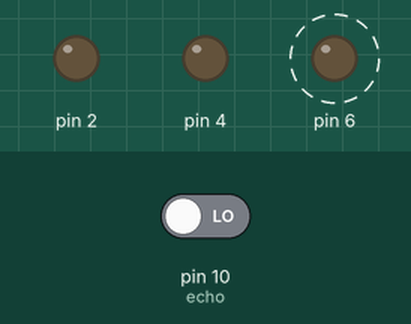
Recording of a sketch running on a simulated Arduino Uno, built with avr-gcc and run on an emulated ATmega328P. On the bench: output pins drawn as LEDs (lit = HIGH). Dashed ring = blinking. The test bench sets the inputs (shaded band); at power-on: pin 10 (echo) LOW. Pins used as bus, display or sensor lines are not drawn; what the sketch prints to the serial monitor is not drawn.

Above: at 0.6 s.
Timing chart, 0 to 3.7 s (numbered marks = the images above):
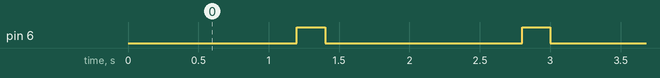

Measured:
- by itself, pin 6: alternates HIGH for 0.20 s and LOW for 1.4 s

The sketch:

exer01.ino
```cpp
int trig = 8;
int echo = 10;

void setup(){
  Serial.begin(9600);
  pinMode(2, OUTPUT);
  pinMode(4, OUTPUT);
  pinMode(6, OUTPUT);

  pinMode(trig, OUTPUT);
  pinMode(echo, INPUT);
}

void loop(){
  digitalWrite(trig, LOW);
  delay(100);
  digitalWrite(trig, HIGH);
  delay(100);
  digitalWrite(trig, LOW);

  int tempo = pulseIn(echo, HIGH);
  int dist = tempo / 58;
  Serial.println(dist);

  if(dist <= 20 || dist >= 290){
    digitalWrite(2, LOW);
    digitalWrite(4, LOW);

    digitalWrite(6, HIGH);
    delay(200);
    digitalWrite(6, LOW);
    delay(200);
  } else if(dist < 290 && dist >= 260 || dist > 20 && dist < 40){
  	digitalWrite(2, LOW);
    digitalWrite(6, LOW);

    digitalWrite(4, HIGH);
    delay(400);
    digitalWrite(4, LOW);
    delay(400);
  } else if(dist < 260){
    digitalWrite(4, LOW);
    digitalWrite(6, LOW);
  	digitalWrite(2, HIGH);
  }
}
```
